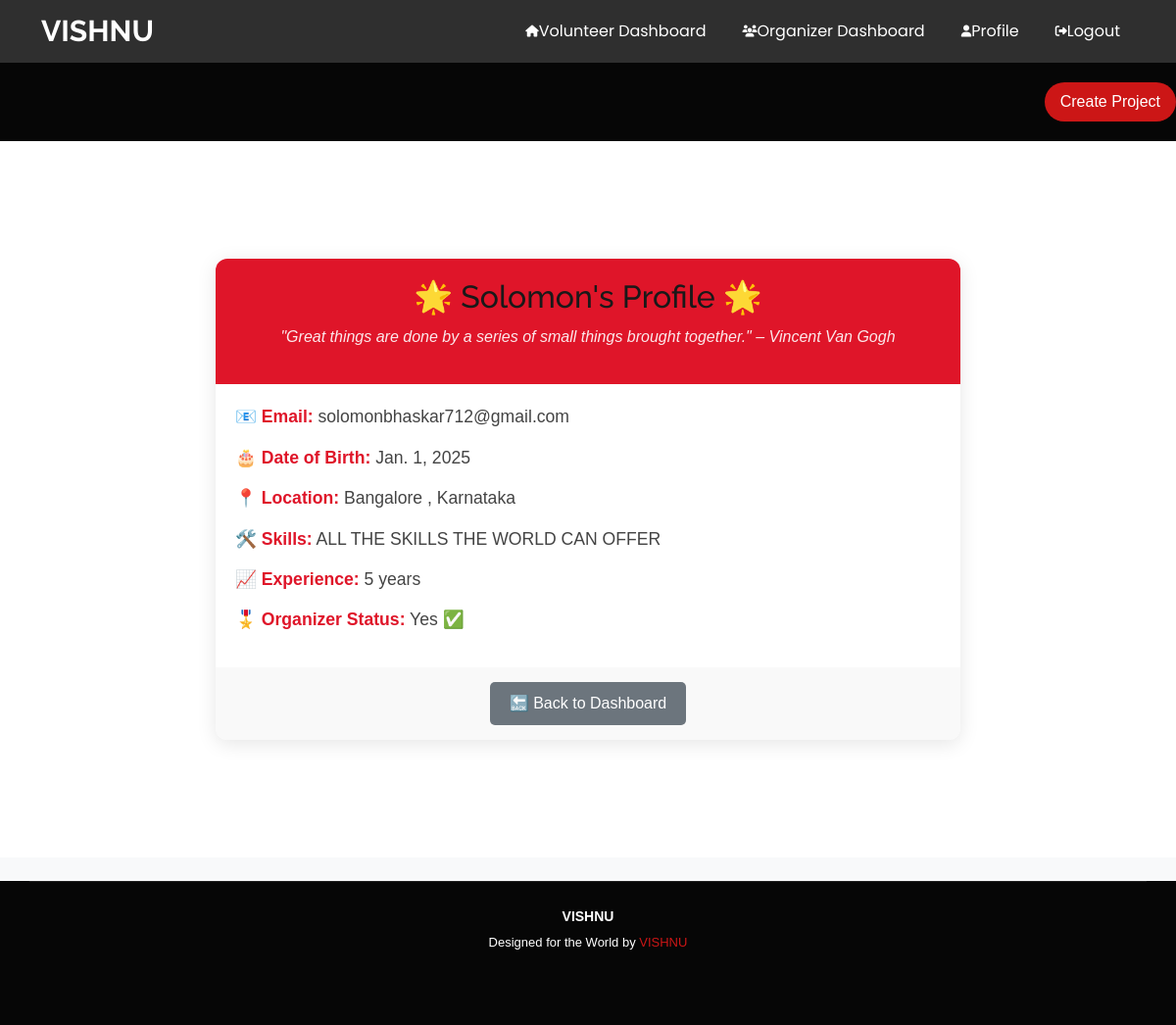
The page /user/volunteer-profile/2/ (signed in) on the database its author committed.
### users/models.py (models this page shows, shortened)
class Volunteer(AbstractUser):
    dob = models.DateField(null=True, blank=True)
    location = models.CharField(max_length=255, blank=True, null=True)
    skills = models.TextField(blank=True, null=True)
    experience = models.IntegerField(default=0, blank=True, null=True)
    is_organizer = models.BooleanField(default=False)  # Admin-controlled
    request_organizer = models.BooleanField(default=False)  # Tracks requests
    is_approved = models.BooleanField(default=False)  # Admin must approve organizers

### users/views.py (the view)
# urls.py: path('volunteer-profile/<int:user_id>/', volunteer_profile_view, name='volunteer_profile'),
@login_required(login_url='login')
def volunteer_profile_view(request, user_id):
    volunteer = get_object_or_404(Volunteer, id=user_id)
    return render(request, 'users/volunteer_profile.html', {'volunteer': volunteer})

### users/templates/users/volunteer_profile.html (shortened to what this page needs)
{% extends 'base.html' %}
{% block content %}
<div class="profile-container">
    <div class="profile-card">
        <div class="profile-header">
            <h2>🌟 {{ volunteer.username }}'s Profile 🌟</h2>
            <p class="profile-subtitle">"Great things are done by a series of small things brought together." – Vincent Van Gogh</p>
        </div>
        <div class="profile-body">
            <div class="profile-info">
                <p><strong>📧 Email:</strong> {{ volunteer.email }}</p>
                <p><strong>🎂 Date of Birth:</strong> {{ volunteer.dob|default:"Not provided" }}</p>
                <p><strong>📍 Location:</strong> {{ volunteer.location|default:"Not provided" }}</p>
                <p><strong>🛠️ Skills:</strong> {{ volunteer.skills|default:"No skills listed" }}</p>
                <p><strong>📈 Experience:</strong> {{ volunteer.experience }} years</p>
                <p><strong>🎖️ Organizer Status:</strong> {% if volunteer.is_organizer %} Yes ✅ {% else %} No ❌ {% endif %}</p>
            </div>
        </div>
        <div class="profile-footer">
            <a href="{% url 'organiser_dashboard' %}" class="btn btn-back">🔙 Back to Dashboard</a>
        </div>
    </div>
</div>
{% endblock %}

### static/css/main.css (style rules this page uses)
:root { --default-font: "Open Sans", system-ui, -apple-system, "Segoe UI", Roboto, "Helvetica Neue", Arial, "Noto Sans", "Liberation Sans", sans-serif, "Apple Color Emoji", "Segoe UI Emoji", "Segoe UI Symbol", "Noto Color Emoji"; --heading-font: "Raleway", sans-serif; --nav-font: "Poppins", sans-serif; }
:root { --background-color: #ffffff; --default-color: #444444; --heading-color: #191919; --accent-color: #cc1616; --surface-color: #ffffff; --contrast-color: #ffffff; }
:root { --nav-color: #ffffff; --nav-hover-color: #cc1616; --nav-mobile-background-color: #ffffff; --nav-dropdown-background-color: #ffffff; --nav-dropdown-color: #212529; --nav-dropdown-hover-color: #cc1616; }
:root { scroll-behavior: smooth; }
body { color: var(--default-color); background-color: var(--background-color); font-family: var(--default-font); }
a { color: var(--accent-color); text-decoration: none; transition: 0.3s; }
h1, h2, h3, h4, h5, h6 { color: var(--heading-color); font-family: var(--heading-font); }

### projects/static/projects/css/styles.css (style rules this page uses)
body { font-family: 'Arial', sans-serif; background-color: #f8f9fa; color: #333; }

### users/templates/users/volunteer_profile.html (style rules this page uses)
.profile-container { max-width: 800px; margin: 40px auto; padding: 20px; }
.profile-card { background-color: #ffffff; border-radius: 12px; box-shadow: 0 4px 20px rgba(0, 0, 0, 0.1); overflow: hidden; }
.profile-header { background-color: #df1529; color: white; padding: 20px; text-align: center; }
.profile-header h2 { margin: 0; font-size: 2rem; }
.profile-subtitle { font-style: italic; font-size: 1rem; opacity: 0.9; margin-top: 10px; }
.profile-body { padding: 20px; }
.profile-info { font-size: 1.1rem; color: #444; }
.profile-info p { margin-bottom: 15px; }
.profile-info strong { color: #df1529; }
.profile-footer { background-color: #f9f9f9; padding: 15px 20px; text-align: center; }
.btn-back { background-color: #6c757d; color: white; border: none; padding: 10px 20px; font-size: 1rem; border-radius: 5px; cursor: pointer; transition: background-color 0.3s; text-decoration: none; }

### rows shown on the page
Volunteer: username "Solomon", email "solomonbhaskar712@gmail.com", dob "Jan. 1, 2025", location "Bangalore , Karnataka", skills "ALL THE SKILLS THE WORLD CAN OFFER", experience "5"
